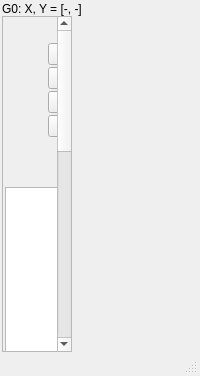
<?xml version="1.0" encoding="UTF-8"?>
<ui version="4.0">
 <class>MainWindow</class>
 <widget class="QWidget" name="MainWindow">
  <layout class="QGridLayout" name="mainGrid">
   <property name="leftMargin"><number>2</number></property>
   <property name="topMargin"><number>2</number></property>
   <property name="rightMargin"><number>2</number></property>
   <property name="bottomMargin"><number>2</number></property>
   <property name="spacing"><number>0</number></property>

   <!-- Row 0: menu bar (removed from grid on macOS in code) -->
   <item row="0" column="0" colspan="2">
    <widget class="QMenuBar" name="menuBar"/>
   </item>

   <!-- Row 1: location/coordinate bar -->
   <item row="1" column="0" colspan="2">
    <widget class="QLabel" name="statLocBar">
     <property name="text"><string>G0: X, Y = [-, -]</string></property>
     
     
    </widget>
   </item>

   <!-- Rows 2-3, col 0: scrollable toolbar column -->
   <item row="2" column="0" rowspan="2">
    <widget class="QScrollArea" name="scroll">
     <property name="maximumSize"><size><width>70</width><height>16777215</height></size></property>
     <property name="horizontalScrollBarPolicy"><enum>Qt::ScrollBarAlwaysOff</enum></property>
     <property name="widgetResizable"><bool>false</bool></property>
     <widget class="QWidget" name="tool_empty">
      <layout class="QVBoxLayout" name="tool_layout">
       <property name="leftMargin"><number>0</number></property>
       <property name="topMargin"><number>0</number></property>
       <property name="rightMargin"><number>0</number></property>
       <property name="bottomMargin"><number>0</number></property>
       <property name="spacing"><number>0</number></property>
       <!-- ── toolBar1 ── -->
       <item>
        <widget class="QFrame" name="toolBar1">
         <property name="minimumSize"><size><width>68</width><height>0</height></size></property>
         
         
         <layout class="QGridLayout" name="toolLayout1">
          <property name="leftMargin"><number>2</number></property>
          <property name="topMargin"><number>2</number></property>
          <property name="rightMargin"><number>2</number></property>
          <property name="bottomMargin"><number>2</number></property>
          <property name="spacing"><number>2</number></property>

          <item row="0" column="0" colspan="2" alignment="Qt::AlignHCenter">
           <widget class="QPushButton" name="cmdDraw">
            <property name="text"><string>Draw</string></property>
            <property name="toolTip"><string>Redraw project</string></property>
           </widget>
          </item>

                    <item row="1" column="0" alignment="Qt::AlignHCenter">
           <widget class="QPushButton" name="cmdZoom">
              <property name="text"><string/></property>
              <property name="toolTip"><string>Zoom graph(s) in rectangle (Alt+Z)</string></property>
              <property name="icon"><iconset theme="zoom-select"><normaloff>:/icons/zoom.png</normaloff>:/icons/zoom.png</iconset></property>
             </widget>
          </item>
          <item row="1" column="1" alignment="Qt::AlignHCenter">
           <widget class="QPushButton" name="cmdAutoScale">
              <property name="text"><string/></property>
              <property name="toolTip"><string>Autoscale graph(s) on X and Y axis (Ctrl+A)</string></property>
              <property name="icon"><iconset theme="zoom-fit-best"><normaloff>:/icons/autoscale.png</normaloff>:/icons/autoscale.png</iconset></property>
             </widget>
          </item>

                    <item row="2" column="0" alignment="Qt::AlignHCenter">
           <widget class="QPushButton" name="cmdZz">
              <property name="text"><string/></property>
              <property name="toolTip"><string>Zoom out (Ctrl -)</string></property>
              <property name="icon"><iconset theme="zoom-out"><normaloff>:/icons/zoomOut.png</normaloff>:/icons/zoomOut.png</iconset></property>
             </widget>
          </item>
          <item row="2" column="1" alignment="Qt::AlignHCenter">
           <widget class="QPushButton" name="cmdzz">
              <property name="text"><string/></property>
              <property name="toolTip"><string>Zoom in (Ctrl +)</string></property>
              <property name="icon"><iconset theme="zoom-in"><normaloff>:/icons/zoomIn.png</normaloff>:/icons/zoomIn.png</iconset></property>
             </widget>
          </item>

                    <item row="3" column="0" alignment="Qt::AlignHCenter">
           <widget class="QPushButton" name="cmdLeft">
              <property name="text"><string/></property>
              <property name="toolTip"><string>Scroll graph(s) left (Ctrl+LeftArrow)</string></property>
              <property name="icon"><iconset theme="go-previous"><normaloff>:/icons/goLeft.png</normaloff>:/icons/goLeft.png</iconset></property>
             </widget>
          </item>
          <item row="3" column="1" alignment="Qt::AlignHCenter">
           <widget class="QPushButton" name="cmdRight">
              <property name="text"><string/></property>
              <property name="toolTip"><string>Scroll graph(s) right (Ctrl+RightArrow)</string></property>
              <property name="icon"><iconset theme="go-next"><normaloff>:/icons/goRight.png</normaloff>:/icons/goRight.png</iconset></property>
             </widget>
          </item>

                    <item row="4" column="0" alignment="Qt::AlignHCenter">
           <widget class="QPushButton" name="cmdUp">
              <property name="text"><string/></property>
              <property name="toolTip"><string>Scroll graph(s) up (Ctrl+UpArrow)</string></property>
              <property name="icon"><iconset theme="go-up"><normaloff>:/icons/goUp.png</normaloff>:/icons/goUp.png</iconset></property>
             </widget>
          </item>
          <item row="4" column="1" alignment="Qt::AlignHCenter">
           <widget class="QPushButton" name="cmdDown">
              <property name="text"><string/></property>
              <property name="toolTip"><string>Scroll graph(s) down (Ctrl+DownArrow)</string></property>
              <property name="icon"><iconset theme="go-down"><normaloff>:/icons/goDown.png</normaloff>:/icons/goDown.png</iconset></property>
            <property name="icon"><iconset theme="view-refresh"/></property></widget>
          </item>

          <item row="5" column="0" colspan="2" alignment="Qt::AlignHCenter">
           <widget class="QPushButton" name="cmdPan">
            <property name="text"><string>Pan</string></property>
            <property name="toolTip"><string>Pan graph(s) (Alt+P)</string></property>
           </widget>
          </item>

          <item row="6" column="0" colspan="2" alignment="Qt::AlignHCenter">
           <widget class="QPushButton" name="cmdPick">
            <property name="text"><string>Move</string></property>
            <property name="toolTip"><string>Relocate any object, legend, title, label (Alt+M)</string></property>
           </widget>
          </item>

          <item row="7" column="0" colspan="2">
           <widget class="uniList" name="lstGraphs">
            <property name="toolTip"><string>Select graph(s) for zoom operations</string></property>
           </widget>
          </item>

         </layout>
        </widget>
       </item>

       <!-- ── toolBar2 ── -->
       <item>
        <widget class="QFrame" name="toolBar2">
         <property name="minimumSize"><size><width>68</width><height>0</height></size></property>
         
         
         <layout class="QGridLayout" name="toolLayout2">
          <property name="leftMargin"><number>2</number></property>
          <property name="topMargin"><number>2</number></property>
          <property name="rightMargin"><number>2</number></property>
          <property name="bottomMargin"><number>2</number></property>
          <property name="spacing"><number>2</number></property>

          <item row="0" column="0" colspan="2" alignment="Qt::AlignHCenter">
           <widget class="QPushButton" name="cmdAutoT">
            <property name="text"><string>AutoT</string></property>
            <property name="icon"><iconset theme="zoom-fit-best"/></property><property name="toolTip"><string>Automatically set the tick spacing</string></property>
           </widget>
          </item>
          <item row="1" column="0" colspan="2" alignment="Qt::AlignHCenter">
           <widget class="QPushButton" name="cmdAutoO">
            <property name="text"><string>AutoO</string></property>
            <property name="icon"><iconset theme="zoom-original"/></property><property name="toolTip"><string>Autoscale on nearest set</string></property>
           </widget>
          </item>

                    <item row="2" column="0" alignment="Qt::AlignHCenter">
           <widget class="QPushButton" name="cmdZX"><property name="text"><string>ZX</string></property><property name="toolTip"><string>Zoom X axis only</string></property></widget>
          </item>
          <item row="2" column="1" alignment="Qt::AlignHCenter">
           <widget class="QPushButton" name="cmdZY"><property name="text"><string>ZY</string></property><property name="toolTip"><string>Zoom Y axis only</string></property></widget>
          </item>

                    <item row="3" column="0" alignment="Qt::AlignHCenter">
           <widget class="QPushButton" name="cmdAX"><property name="text"><string>AX</string></property><property name="toolTip"><string>Autoscale X axis only</string></property></widget>
          </item>
          <item row="3" column="1" alignment="Qt::AlignHCenter">
           <widget class="QPushButton" name="cmdAY"><property name="text"><string>AY</string></property><property name="toolTip"><string>Autoscale Y axis only</string></property></widget>
          </item>

                    <item row="4" column="0" alignment="Qt::AlignHCenter">
           <widget class="QPushButton" name="cmdPZ"><property name="text"><string>PZ</string></property><property name="toolTip"><string>Push viewport on stack and zoom</string></property></widget>
          </item>
          <item row="4" column="1" alignment="Qt::AlignHCenter">
           <widget class="QPushButton" name="cmdPu"><property name="text"><string>Pu</string></property><property name="toolTip"><string>Push viewport on stack</string></property></widget>
          </item>

                    <item row="5" column="0" alignment="Qt::AlignHCenter">
           <widget class="QPushButton" name="cmdPo"><property name="text"><string>Po</string></property><property name="toolTip"><string>Pop viewport stack</string></property></widget>
          </item>
          <item row="5" column="1" alignment="Qt::AlignHCenter">
           <widget class="QPushButton" name="cmdCy"><property name="text"><string>Cy</string></property><property name="toolTip"><string>Cycle viewport stack</string></property></widget>
          </item>

          <item row="6" column="0" colspan="2">
           <widget class="QLabel" name="lblSD"><property name="text"><string> SD:1</string></property><property name="toolTip"><string>Viewport stack depth</string></property></widget>
          </item>
          <item row="7" column="0" colspan="2">
           <widget class="QLabel" name="lblCW"><property name="text"><string> CW:0</string></property><property name="toolTip"><string>Current stack position</string></property></widget>
          </item>

          <item row="8" column="0" colspan="2">
           <widget class="QLabel" name="lblNewViewStack">
            <property name="text"><string>Viewport
stack:</string></property>
            <property name="alignment"><set>Qt::AlignCenter</set></property>
           </widget>
          </item>
          <item row="9" column="0" colspan="2">
           <widget class="QComboBox" name="cmbViewStack">
            <property name="toolTip"><string>Select viewport from stack</string></property>
           </widget>
          </item>

                    <item row="10" column="0" alignment="Qt::AlignHCenter">
           <widget class="QPushButton" name="cmdViewUp"><property name="text"><string/></property><property name="toolTip"><string>Use next viewport lower in stack</string></property></widget>
          </item>
          <item row="10" column="1" alignment="Qt::AlignHCenter">
           <widget class="QPushButton" name="cmdViewDown"><property name="text"><string/></property><property name="toolTip"><string>Use next viewport higher in stack</string></property></widget>
          </item>

                    <item row="11" column="0" alignment="Qt::AlignHCenter">
           <widget class="QPushButton" name="cmdViewAdd"><property name="text"><string>+</string></property><property name="toolTip"><string>Add current world to viewport stack</string></property></widget>
          </item>
          <item row="11" column="1" alignment="Qt::AlignHCenter">
           <widget class="QPushButton" name="cmdViewRemove"><property name="text"><string>-</string></property><property name="toolTip"><string>Remove current viewport from stack</string></property></widget>
          </item>

          <item row="12" column="0" colspan="2" alignment="Qt::AlignHCenter">
           <widget class="QPushButton" name="cmdViewReplace"><property name="text"><string>Repl.</string></property><property name="toolTip"><string>Replace current stack-viewport with graph-viewport</string></property></widget>
          </item>
          <item row="13" column="0" colspan="2" alignment="Qt::AlignHCenter">
           <widget class="QPushButton" name="cmdViewRearrange"><property name="text"><string>Pos.</string></property><property name="toolTip"><string>Reposition selected viewport in stack</string></property></widget>
          </item>
          <item row="14" column="0" colspan="2" alignment="Qt::AlignHCenter">
           <widget class="QPushButton" name="cmdViewRename"><property name="text"><string>Name</string></property><property name="toolTip"><string>Rename currently selected viewport in stack</string></property></widget>
          </item>

                    <item row="15" column="0" alignment="Qt::AlignHCenter">
           <widget class="QPushButton" name="cmdUndo"><property name="text"><string>Undo</string></property>
            <property name="icon"><iconset theme="edit-undo"/></property><property name="toolTip"><string>Undo last action</string></property></widget>
          </item>
          <item row="15" column="1" alignment="Qt::AlignHCenter">
           <widget class="QPushButton" name="cmdRedo"><property name="text"><string>Redo</string></property>
            <property name="icon"><iconset theme="edit-redo"/></property><property name="toolTip"><string>Redo next action (undo the last undo)</string></property></widget>
          </item>

          <item row="16" column="0" colspan="2">
           <widget class="stdSlider" name="sldPageZoom">
            <property name="toolTip"><string>Page zoom</string></property>
           </widget>
          </item>
          <item row="17" column="0" colspan="2" alignment="Qt::AlignHCenter">
           <widget class="QPushButton" name="cmdFitPage"><property name="text"><string>Fit</string></property>
            <property name="icon"><iconset theme="zoom-fit-page"/></property><property name="toolTip"><string>Fit page size to window size</string></property></widget>
          </item>
          <item row="18" column="0" colspan="2" alignment="Qt::AlignHCenter">
           <widget class="QPushButton" name="cmdExport">
            <property name="text"><string>Export</string></property>
            <property name="toolTip"><string>Export to file</string></property>
            <property name="visible"><bool>false</bool></property>
           </widget>
          </item>
          <item row="19" column="0" colspan="2" alignment="Qt::AlignHCenter">
           <widget class="QPushButton" name="cmdPrint">
            <property name="text"><string>Print</string></property>
            <property name="toolTip"><string>Print on physical printer</string></property>
            <property name="visible"><bool>false</bool></property>
           </widget>
          </item>

          <item row="20" column="0" colspan="2">
           <spacer>
            <property name="orientation"><enum>Qt::Vertical</enum></property>
            <property name="sizeType"><enum>QSizePolicy::MinimumExpanding</enum></property>
            <property name="sizeHint" stdset="0"><size><width>0</width><height>8</height></size></property>
           </spacer>
          </item>

          <item row="21" column="0" colspan="2" alignment="Qt::AlignHCenter">
           <widget class="QPushButton" name="cmdExit"><property name="text"><string>Exit</string></property>
            <property name="icon"><iconset theme="application-exit"/></property>
            <property name="icon"><iconset theme="go-up"/></property>
            <property name="icon"><iconset theme="go-down"/></property><property name="toolTip"><string>Close QtGrace</string></property></widget>
          </item>

         </layout>
        </widget>
       </item>

      </layout>
     </widget>
    </widget>
   </item>

   <!-- Rows 2-3, col 1: main drawing canvas -->
   <item row="2" column="1" rowspan="2">
    <widget class="MainArea" name="mainArea"/>
   </item>

   <!-- Row 4: status bar -->
   <item row="4" column="0" colspan="2">
    <widget class="QStatusBar" name="statusBar">
     <widget class="QLabel" name="statusBarLabel">
      <property name="text"><string/></property>
     </widget>
    </widget>
   </item>

  </layout>
 </widget>

 <customwidgets>
  <customwidget>
   <class>MainArea</class>
   <extends>QWidget</extends>
   <header>MainWindow.h</header>
  </customwidget>
  <customwidget>
   <class>uniList</class>
   <extends>QListWidget</extends>
   <header>fundamentals.h</header>
  </customwidget>
  <customwidget>
   <class>stdSlider</class>
   <extends>QWidget</extends>
   <header>fundamentals.h</header>
  </customwidget>
 </customwidgets>

 <resources>
  <include location="../fonts/icons/icons.qrc"/>
 </resources>

 <connections/>
 <!-- Signals to MainWindow slots are connected in C++ (setupUi receiver is QWidget*,
      which doesn't carry the derived class's slot types for pointer-based connection). -->
</ui>
